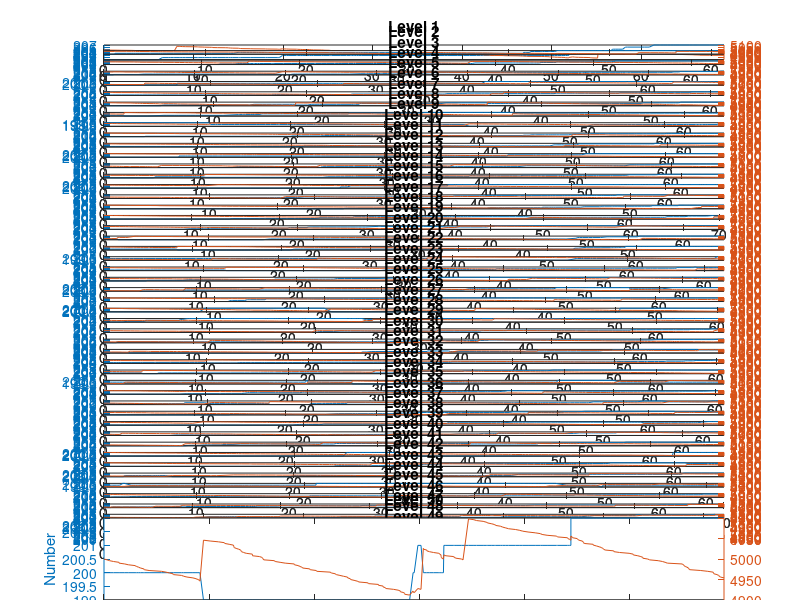

Write the MATLAB code that produced this figure. (Note: this script raises an error after producing the figure.)
numlevels = 50;
%given parameters/rate constants
klaunch = 0.1*ones(numlevels,1);   
kcolcraftfrag = 2*10^-8;
kcolfragfrag = 1*10^-9;
kdecay = 3*ones(numlevels,1);

% number of timesteps
tsteps = 200;

% reaction vectors in columns
% -spacecraft launch
% -catastrophic collision
% -fragment collision
% -orbital decay
%
% the rows are are
% -spacecraft
% -debris
zeta = [1  -1   0   0;
        10 100 100 -2];
rxnum = size(zeta,2);
% preallocate for loop
% X tracks population of each altitude level over time
% in the format
% Level 1 spacecraft
% Level 1 debris
% Level 2 spacecraft
% Level 2 debris
% ...

% initial number of each object
X0 = repmat([200 5000]',numlevels,1);
% preallocate tracking number of objects
X = zeros(2*numlevels,tsteps);
X(:,1) = X0;
% seperate set of intensity functions for each level
lam = zeros(numlevels,rxnum);

% random number tracker
rcount = 1;
% generate random number pool
rs = rand(numlevels,10000);

%generate starting uniform randoms
Pk = log(1./rand(numlevels,rxnum));
Tk = zeros(numlevels,rxnum);
t = zeros(numlevels,tsteps);
count = 1;
while count<=tsteps
    % calculate intensity functions
    lam(:,1) = klaunch;
    lam(:,2) = kcolcraftfrag*X(2:2:end,count).*X(1:2:end,count);
    lam(:,3) = kcolfragfrag*(X(2:2:end,count)).^2;
    lam(:,4) = kdecay;
    % find scaled time
    deltk = (Pk-Tk)./lam;
    % find next reaction
    [del,mu] = min(deltk,[],2);
    % add reaction vector
    for z = 1:numlevels
        X(2*z-1:2*z,count+1) = X(2*z-1:2*z,count) + zeta(:,mu(z));
    end
    % update scale times
    Tk = Tk + bsxfun(@times,del,lam);
    % update the triggered reaction P
    Pinds = sub2ind([numlevels,rxnum],(1:numlevels)',mu);
    Pk(Pinds) = Pk(Pinds) + log(1./rs(:,rcount));
    rcount = rcount + 1;
    % update overall time
    t(:,count + 1) = t(:,count) + del;
    count = count + 1; 
end


%plot the trajectory
figure;
for ind = 1:numlevels
subplot(numlevels,1,ind)
plotyy(t(ind,:),X(2*ind-1,:),t(ind,:),X(2*ind,:));
titl = sprintf('Level %d',ind);
title(titl)
% legend('Spacecraft','Debris')
end



xlabel('time')
ylabel('Number')
suptitle('Single Trajectory of Collision/Spacecraft Model')

plotyy(t(ind,:),X(2*ind-1,:),t(ind,:),X(2*ind,:));
titl = sprintf('Level %d',ind);
title(titl)
%plotyy(t(4,:),X(7,:),t(4,:),X(8,:));

